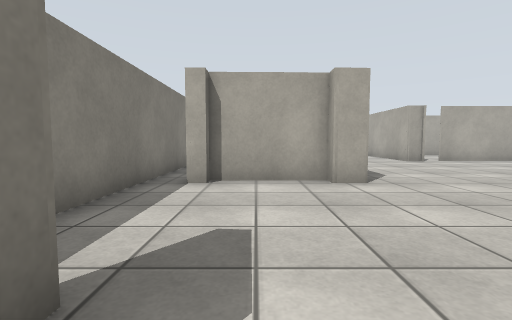
[1] (above)

20 first-person views from a walk through a robot-simulator world made for Gazebo. The camera is 0.94 m above the floor, tilts 4° down and sees 85° across. The floor is counted in squares, 1 m on a side. Each view is taken from the middle of a square. On the plan, view 1 faces up. The plan holds only what a view shows up to about 11 squares ahead; the rest is blank. The place goes on beyond the plan. Surface patterns are stand-ins for the level's own textures.

[2]
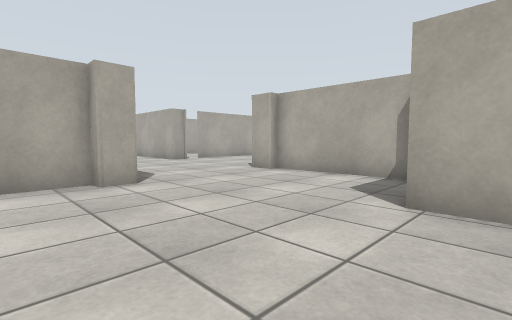

[3]
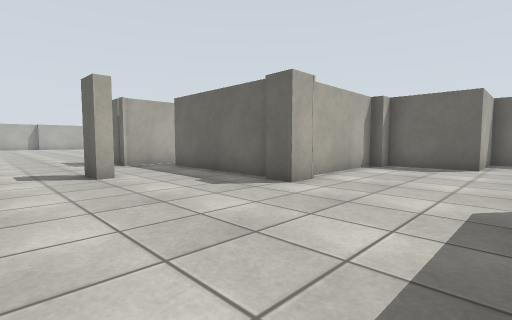

[4]
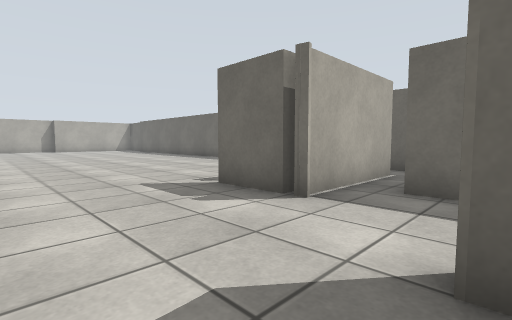

[5]
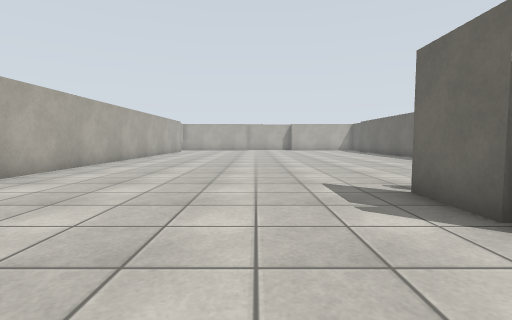

[6]
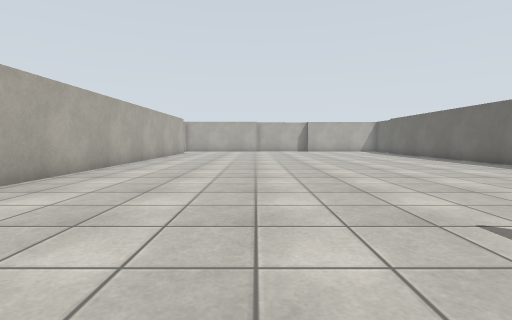

[7]
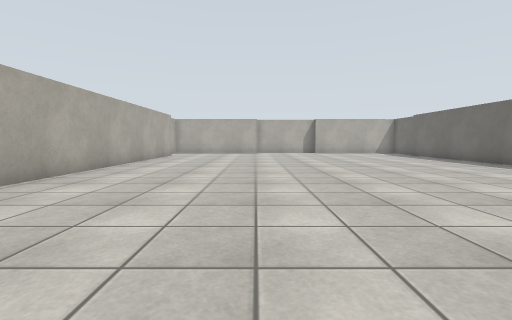

[8]
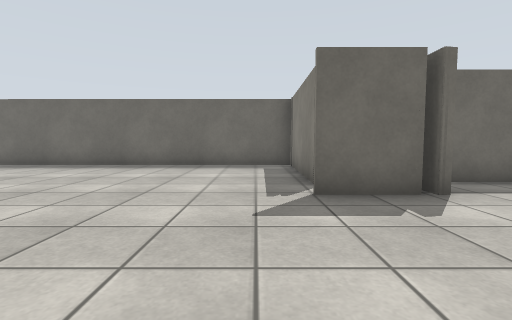

[9]
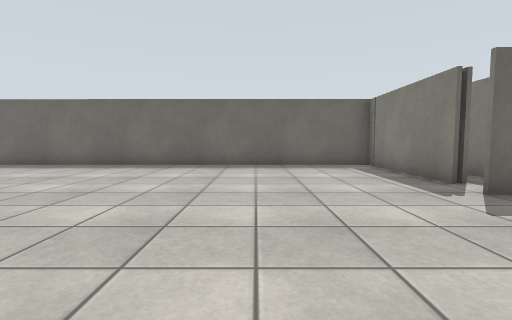

[10]
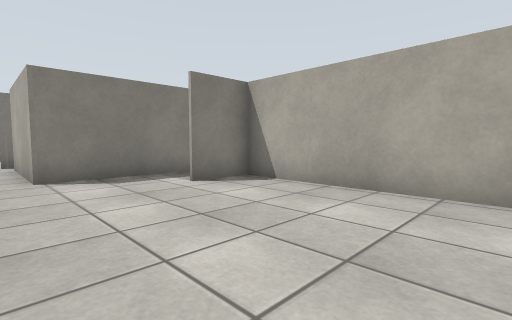

[11]
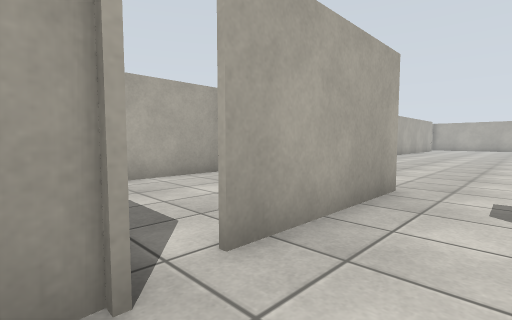

[12]
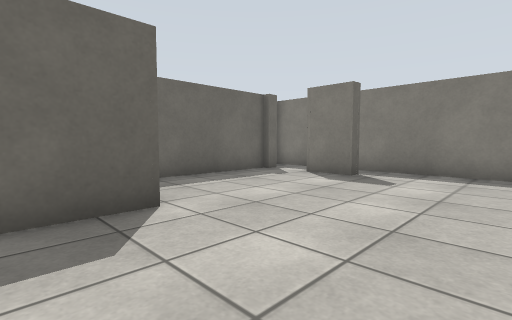

[13]
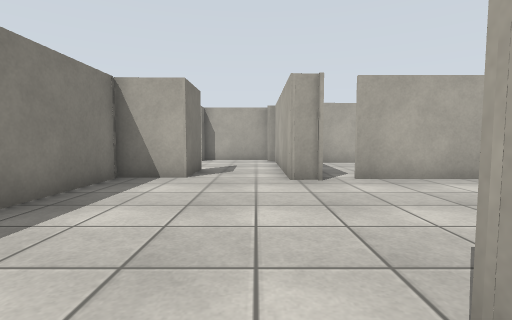

[14]
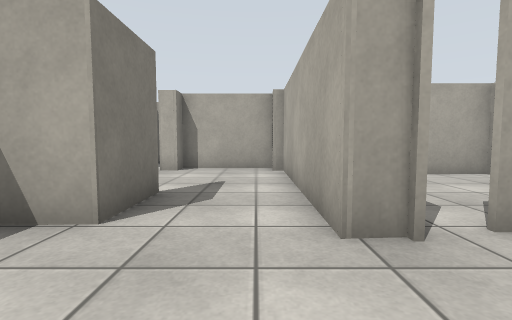

[15]
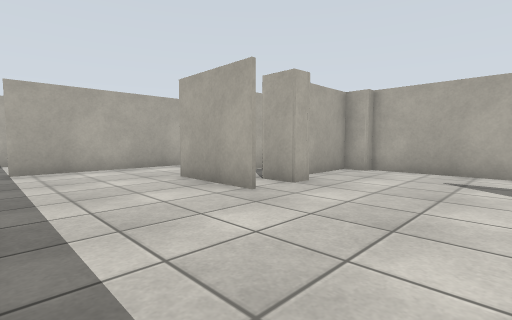

[16]
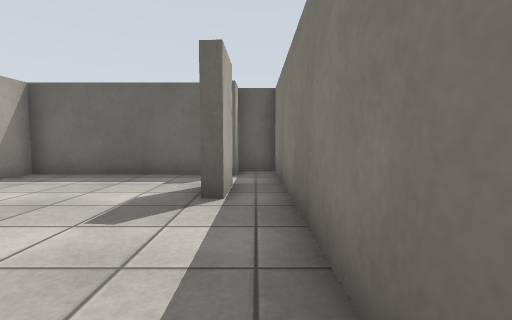

[17]
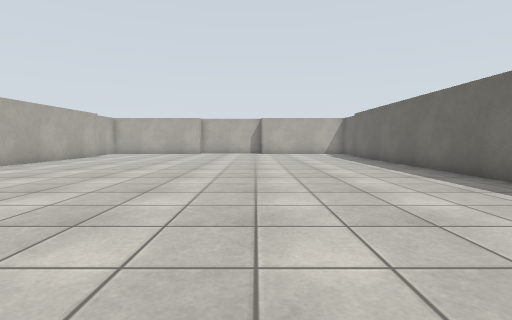

[18]
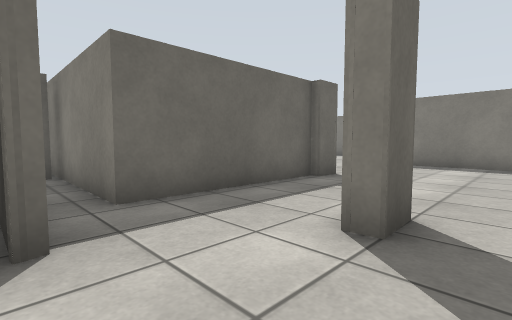

[19]
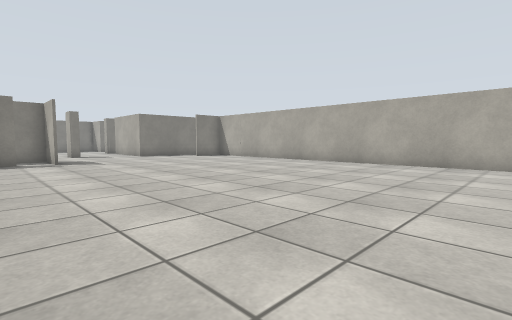

[20]
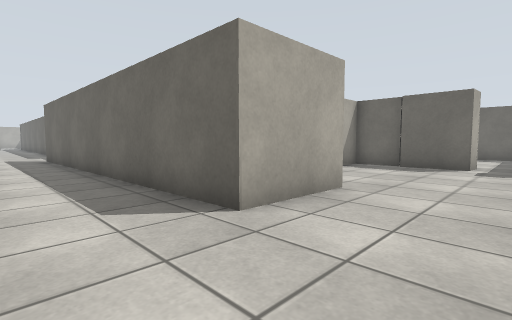

### Floor plan
Points are (right, up) in squares from view 1. A wall is a line through its corners. A room is listed if a view was taken in it or the views show most of it. See-through windows are left out.
Room 1 (views 1, 2, 3, 4, 5, 6, 7, 8, 9, 10, 11, 12, 13, 14, 16, 17, 18, 19)
walls: (14.1, 7.8) (14.1, 8.2) (16, 8.2); (15.7, 7) (15.7, 2.3) (29.6, 2.3); (10.4, 9.5) (10.4, 10) (11.3, 10) (11.3, 9.6); (12.5, 13) (8.4, 12.7); (13.7, 4) (13.7, 8.2); (12.6, 2.8) (14.3, 2.8); (7.6, 6.7) (12.5, 6.7) (12.4, 2); (12.5, 16.6) (12.5, 12.8); (7.7, 12.7) (6.8, 12.6); (6.8, 6) (6.8, 7) (7.7, 7); (4.2, 13.1) (2.5, 13) (2.5, 7.7); (2.6, 6.1) (1.7, 6.1) (1.7, 6.5) (-1.2, 6.5) (-1.2, 6) (-1.6, 6); (29.2, 17.2) (14.5, 17.2) (14.4, 15.5); (-2.5, 6.5) (-2.6, -2.5) (-1.6, -2.4) (-1.5, -1.4) (-1, -1.4); (-1.5, 0) (-1.5, 1.6) (-1.1, 1.5) (-1.1, 0.1); (-1, -1.6) (4.2, -1.7) (4.2, 1.2) (6.7, 1.2) (6.7, 1.9) (7.3, 1.9) (7.2, 6.3); (-1.5, -1.4) (-1, -1.4)
ways out: opening at (-2, 6) to room 2; opening at (5.5, 12) to room 2; opening at (8, 13) to room 3
Room 2 (views 15, 20)
walls: (1.7, 18.8) (1.8, 21.6) (7.5, 21.7); (4.2, 15.1) (4.2, 13.1); (2.5, 13.1) (3.8, 13.2); (6.5, 18.6) (6.6, 19.4) (3.5, 19.4) (3.5, 18.8) (3, 18.8); (4.2, 13.4) (4.2, 14.2); (0.3, 12.3) (0.4, 13.3) (2.5, 13.3); (3.5, 24.6) (-1.5, 24.6); (6.8, 12.6) (6.9, 18.7); (-2.5, 10.2) (-2.5, 6.5)
ways out: opening at (-2, 6) to room 1; opening at (5.5, 12) to room 1; opening at (-2, 25); opening at (8, 23)
Room 3 (no view inside)
walls: (12.5, 17.8) (9.5, 17.7)
ways out: opening at (8, 13) to room 1

Positions as (right, up) in squares from view 1, and headings:
1: (0, 0), facing up
2: (0, 0), facing up-right
3: (3, 12), facing down-right
4: (11, 12), facing down-right
5: (11, 11), facing right
6: (14, 12), facing right
7: (17, 12), facing right
8: (17, 13), facing down
9: (20, 13), facing down
10: (20, 12), facing up-left
11: (7, 11), facing up-right
12: (6, 5), facing down-left
13: (6, 6), facing up
14: (6, 10), facing up
15: (-2, 15), facing up-right
16: (-2, 6), facing down
17: (18, 8), facing right
18: (14, 11), facing down-left
19: (29, 6), facing up-left
20: (-1, 24), facing down-right
